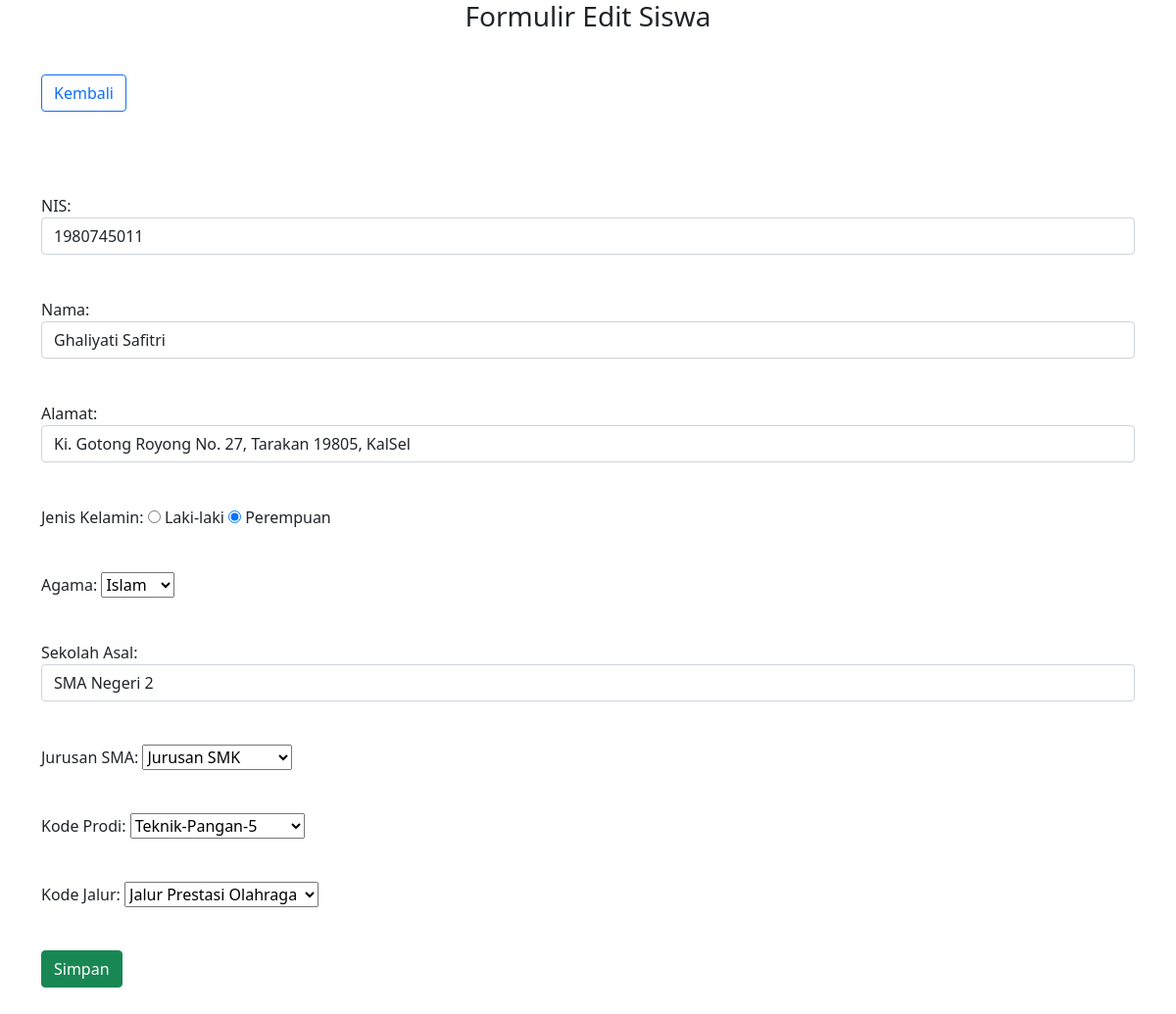
The page /form-edit.php?id=3 (signed in) on the database its author committed.
### tables this page shows
CREATE TABLE `calon_mahasiswa` (
  `id` int(11) NOT NULL,
  `NIS` varchar(25) NOT NULL,
  `nama` varchar(64) NOT NULL,
  `alamat` varchar(255) NOT NULL,
  `jenis_kelamin` varchar(16) NOT NULL,
  `agama` varchar(16) NOT NULL,
  `sekolah_asal` varchar(64) NOT NULL,
  `Jurusan_SMA` varchar(3) NOT NULL,
  `Kode_Prodi` int(11) NOT NULL,
  `Kode_Jalur` int(11) NOT NULL
);

### config.php (called while the page is built, shortened)
<?php
$conn = mysqli_connect("localhost", "root", "", "pendaftaranmahasiswa");
function query($query)
{
    global $conn;
    $result = mysqli_query($conn, $query);
    $rows = [];
    while ($row = mysqli_fetch_assoc($result)) {
        $rows[] = $row;
    }
    return $rows;
}
?>

### form-edit.php (the view, shortened to what this page needs)
<?php
include("config.php");
$id = $_GET['id'];
$sql = "SELECT * FROM calon_mahasiswa WHERE id=$id";
$query = mysqli_query($db, $sql);
$siswa = mysqli_fetch_assoc($query);
?>
<?php $prodi=query("SELECT * FROM prodi");?>
<?php $jalur=query("SELECT * FROM jalur");?>
<?php $jurus=query("SELECT * FROM jurusansma");?>
<!DOCTYPE html>
<html>
<head>
<head>
    <link href="https://cdn.jsdelivr.net/npm/bootstrap@5.1.3/dist/css/bootstrap.min.css" rel="stylesheet">
</head>
</head>
<body>
    <header>
        <h3>Formulir Edit Siswa</h3>
    </header>
    <p>
		<a href="list-siswa.php"><button type="button" class="btn btn-outline-primary">Kembali</button></a>
	</p>
    <form action="proses-edit.php" method="POST">
        <fieldset>
        <p>
			<label for="NIS">NIS: </label>
			<input class="form-control" type="text" name="NIS" placeholder="Nomor Induk Siswa"value="<?php echo $siswa['NIS'] ?>" />
		</p>
        <p>
            <label for="nama">Nama: </label>
            <input class="form-control" type="text" name="nama" placeholder="Nama Lengkap" value="<?php echo $siswa['nama'] ?>" />
        </p>
        <p>
            <label for="alamat">Alamat: </label>
            <input class="form-control" type="text" name="alamat" placeholder="Alamat" value="<?php echo $siswa['alamat'] ?>"/>
        </p>
        <p>
            <label for="jenis_kelamin">Jenis Kelamin: </label>
            <?php $jk = $siswa['jenis_kelamin']; ?>
            <label><input type="radio" name="jenis_kelamin" value="laki-laki" <?php echo ($jk == 'laki-laki') ? "checked": "" ?>> Laki-laki</label>
            <label><input type="radio" name="jenis_kelamin" value="perempuan" <?php echo ($jk == 'perempuan') ? "checked": "" ?>> Perempuan</label>
        </p>
        <p>
            <label for="agama">Agama: </label>
            <?php $agama = $siswa['agama']; ?>
            <select name="agama">
                <option <?php echo ($agama == 'Islam') ? "selected": "" ?>>Islam</option>
            </select>
        </p>
        <p>
            <label for="sekolah_asal">Sekolah Asal: </label>
            <input class="form-control" type="text" name="sekolah_asal" placeholder="Nama Sekolah" value="<?php echo $siswa['sekolah_asal'] ?>" />
        </p>
        <p>
            <label for="Jurusan_SMA">Jurusan SMA: </label>
            <select name="Jurusan_SMA" id="Jurusan_SMA">
            <?php foreach ($jurus as $row) : ?>
                    <option value="<?= $row['Jurusan_SMA'] ?>" selected><?= $row['JurusanSekolahMenengah'] ?></option>
            <?php endforeach; ?>
            </select>
        </p>
        <p>
            <label for="Kode_Prodi">Kode Prodi: </label>
            <select name="Kode_Prodi" id="Kode_Prodi">
            <?php foreach ($prodi as $row) : ?>
                    <option value="<?= $row['Kode_Prodi'] ?>" selected><?= $row['ProdiPilihan'] ?></option>
            <?php endforeach; ?>
            </select>
        </p>
        <p>
            <label for="Kode_Jalur">Kode Jalur: </label>
            <select name="Kode_Jalur" id="Kode_Jalur">
            <?php foreach ($jalur as $row) : ?>
                    <option value="<?= $row['Kode_Jalur'] ?>" selected><?= $row['JalurPrestasi'] ?></option>
            <?php endforeach; ?>
            </select>
        </p>
        <p>
            <input type="submit"  class="btn btn-success btn-block" value="Simpan" name="simpan" />
        </p>
        </fieldset>
    </form>
    </body>
</html>

### form-edit.php (style rules this page uses)
p { padding: 2px; margin: 40px; }
h3 { text-align: center }

### rows shown on the page
calon_mahasiswa: nama "Ghaliyati Safitri", alamat "Ki. Gotong Royong No. 27, Tarakan 19805, KalSel", jenis_kelamin "☐ Laki-laki", jenis_kelamin "☑ Perempuan", agama "Islam", sekolah_asal "SMA Negeri 2"

### other values the page prints
form field Jurusan_SMA "Jurusan SMK"
form field Kode_Prodi "Teknik-Pangan-5"
form field Kode_Jalur "Jalur Prestasi Olahraga"
